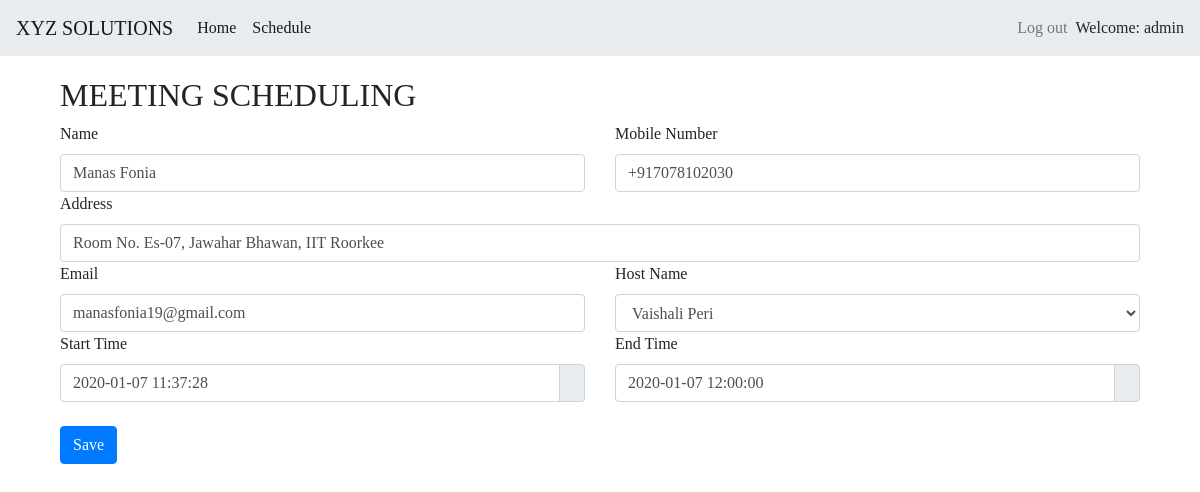
/accounts/profile/meetings/update/1/ (signed in), run on the app's committed database.
### firstapp/models.py (models this page shows, shortened)
class VisitorInfo(models.Model):
    name = models.CharField(max_length=150)
    address = models.CharField(max_length=255)
    phone = PhoneNumberField(null=False, blank=False)
    email = models.EmailField()
    host = models.ForeignKey(EmployeeInfo, on_delete=models.CASCADE)
    timestamp = models.DateTimeField(auto_now_add=True, blank=False)
    checkout = models.DateTimeField(blank=True, null=True)
    start_time = models.DateTimeField(blank=False)
    end_time = models.DateTimeField(blank=False)

### firstapp/views.py (the view)
# urls.py: path('accounts/profile/meetings/update/<int:pk>/', views.UpdateVisitor, name='edit_visitor'),
@login_required(login_url="/")
def UpdateVisitor(request, pk):
    vis_update = VisitorInfo.objects.get(id=pk)
    if request.method == 'GET':
        form = VisitorForm(instance=vis_update)
    else:
        form = VisitorForm(request.POST, instance=vis_update)
        if form.is_valid():
            form.save()
            return redirect('meetings')
    context = {
        'form': form,
    }
    return render(request, "fixmeet.html", context=context)

### firstapp/forms.py
class VisitorForm(forms.ModelForm):
    class Meta:
        model = VisitorInfo
        fields = ('name', 'address', 'phone', 'email', 'host', 'start_time', 'end_time')
        widgets = {
            'name': forms.TextInput(attrs={'class': 'form-control'}),
            'address': forms.TextInput(attrs={'class': 'form-control'}),
            'phone': forms.TextInput(attrs={'class': 'form-control'}),
            'email': forms.TextInput(attrs={'class': 'form-control'}),
            'host': forms.Select(attrs={'class': 'form-control',
                                        'onchange': 'getval(this);'}),
            'start_time': forms.DateTimeInput(attrs={'class': 'form-control'}),
            'end_time':forms.DateTimeInput(attrs={'class': 'form-control'}),
        }

### firstapp/models.py (called while the page is built)
    def __str__(self):
        return self.user.get_full_name()

### firstapp/templates/firstapp/fixmeet.html (shortened to what this page needs)
{% extends "firstapp/base.html" %}
{% block content %}
<form style="margin: 20px 60px 20px 60px;" method="POST" autocomplete="off" name="frm">
    <h2>MEETING SCHEDULING</h2>
    <div class="row">
        <div class="col col-md-6"><label>Name</label>{{ form.name }}</div>
        <div class="col col-md-6"><label>Mobile Number</label>{{ form.phone }}</div>
    </div>
    <div class="row">
        <div class="col col-md-12"><label >Address</label>{{ form.address}}</div>
    </div>
    <div class="row">
        <div class="col col-md-6"><label>Email</label>{{ form.email }}</div>
        <div class="col col-md-6"><label>Host Name</label>{{ form.host }}</div>
    </div>
    <div class="row ">
        <div class="col col-md-6"><label>Start Time</label>
           <div class="input-group date " id="datetimepicker7" data-target-input="nearest">
               {{ form.start_time }}
               <div class="input-group-append" data-target="#datetimepicker7" data-toggle="datetimepicker">
                   <div class="input-group-text"></div>
                </div>
            </div>
            </div>
        <div class="col col-md-6"><label>End Time</label>
            <div class="input-group date" id="datetimepicker8" data-target-input="nearest">
                {{ form.end_time }}
                <div class="input-group-append" data-target="#datetimepicker8" data-toggle="datetimepicker">
                    <div class="input-group-text"></div>
                </div>
            </div>
        </div>
    </div>
    <br>
    <input type="submit" class="btn btn-primary" value="Save">
</form>
{% endblock %}

### firstapp/templates/firstapp/base.html (shortened to what this page needs)
<!DOCTYPE html>
{% load static %}
<html lang="en">
<head>
    <link rel="stylesheet" href="https://stackpath.bootstrapcdn.com/bootstrap/4.3.1/css/bootstrap.min.css">
    <link rel="stylesheet" type="text/css" href="{% static 'css/firstapp.css' %}">
</head>
<body>
<nav class="navbar navbar-expand-lg navbar-light " style="background-color: #e9ecef;">
  <div class="collapse navbar-collapse" id="navbarTogglerDemo01">
    <a class="navbar-brand" href="#">XYZ SOLUTIONS </a>
    <ul class="navbar-nav mr-auto mt-2 mt-lg-0">
      <li class="nav-item active">
        <a class="nav-link" href="{% url 'profile' %}">Home <span class="sr-only">(current)</span></a>
      </li>
        {% if user.is_superuser %}
         <li class="nav-item active">
        <a class="nav-link " href="{% url 'meetings' %}">Schedule</a>
         </li>
        {% endif %}
    </ul>
      <ul class="form-inline navbar-nav  mt-2 mt-lg-0 ">
          <li class ="nav-item ">
          <a class="nav-link " href="{% url 'logout' %}" >Log out</a>
        </li>
        <li>
          <a >Welcome: {{ user.username }}</a>
        </li>
      </ul>
  </div>
</nav>
 {% block content %}
{% endblock %}
</body>
</html>

### firstapp/static/css/firstapp.css (style rules this page uses)
body { font-family: 'Slabo 27px', serif; }

### data on the page
VisitorInfo: name "Manas Fonia", phone "+917078102030", address "Room No. Es-07, Jawahar Bhawan, IIT Roorkee", email "manasfonia19@gmail.com", host "Vaishali Peri", start_time "2020-01-07 11:37:28", end_time "2020-01-07 12:00:00"

### other printed values
{{ user.username }} "admin"
